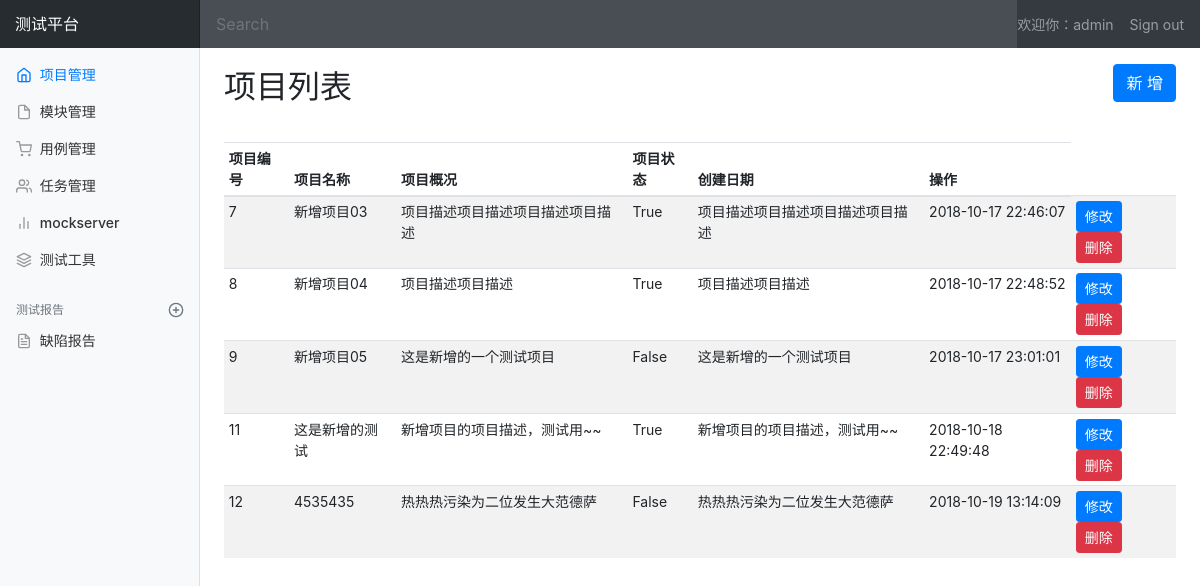
Page /manage/project_manage/ (signed in) on the earlier database version.
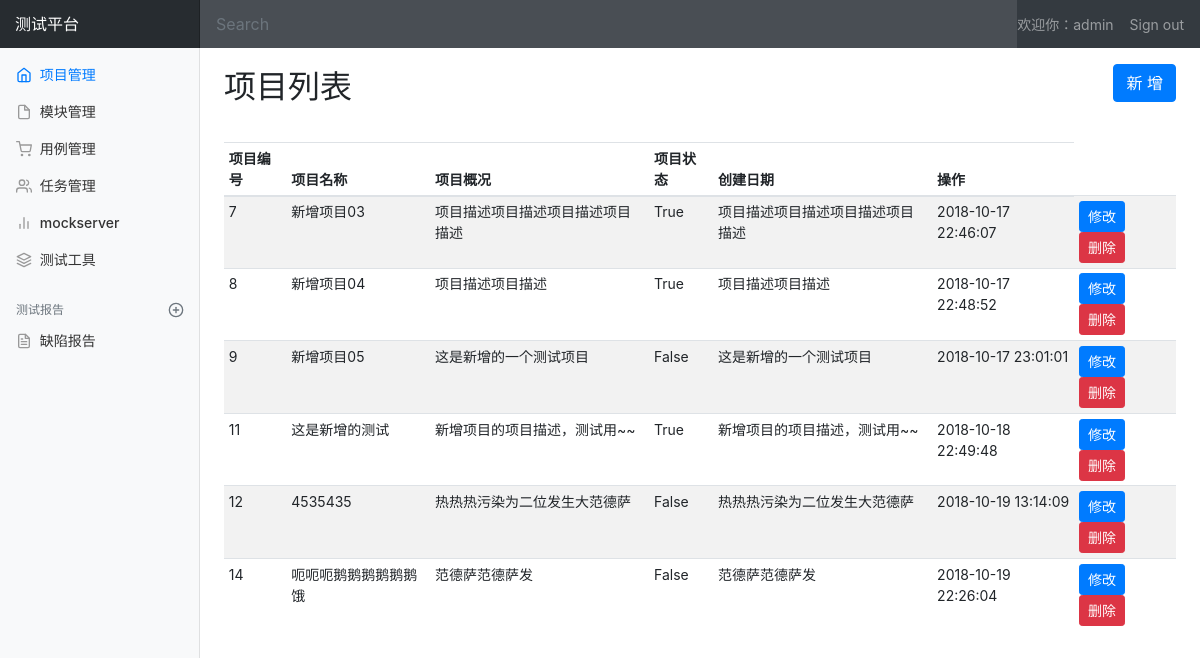
Same page on the later database version.
### project_app/models.py (models this page shows, shortened)
class Project(models.Model):
    name = models.CharField("项目名称", max_length=100, blank=False, default="")
    describe = models.TextField("项目描述", default="")
    status = models.BooleanField("项目状态", default=True)
    create_time = models.DateTimeField("创建时间", auto_now=True)

### project_app/views/project_views.py (the view)
# urls.py: path('project_manage/', project_views.project_list, name='project_list'),
@login_required
def project_list(request):
    username = request.session.get('u', None)
    return render(request, 'project_app/project_manage.html', {'user': username, 'type': 'list', 'project_list': Project.objects.all()})

### templates/project_app/project_manage.html (shortened to what the changed rows need)
{% extends 'base.html' %}
{% block css %}
  {% load static %}
  <link rel="stylesheet" type="text/css" href="{% static 'css/project_manage.css' %}">
{% endblock %}
{% block body%}
  <div class="container-fluid">
      <div class="row">
        <main role="main" class="col-md-9 ml-sm-auto col-lg-10 pt-3 px-4">
          {% if type == 'list' %}
          <div class="d-flex justify-content-between flex-wrap flex-md-nowrap align-items-center pb-2 mb-3">
            <h1 class="h2">项目列表</h1>
          </div>
          <div class="table-responsive">
            <table class="table table-striped table-sm">
              <thead>
                <tr>
                  <th>项目编号</th>
                  <th>项目名称</th>
                  <th>项目概况</th>
                  <th>项目状态</th>
                  <th>创建日期</th>
                  <th>操作</th>
                </tr>
              </thead>
              <tbody>
                {% for project in project_list %}
                  <tr>
                    <td>{{ project.id }}</td>
                    <td>{{ project.name }}</td>
                    <td>{{ project.describe }}</td>
                    <td>{{ project.status}}</td>
                    <td>{{ project.describe }}</td>
                    <td>{{project.create_time|date:"Y-m-d H:i:s"}}</td>
                    <td>
                      <a href="/manage/edit_project/{{project.id}}/" class="btn btn-sm btn-primary">修改</a>
                      <a href="/manage/delete_project/{{project.id}}/" class="btn btn-sm btn-danger">删除</a>
                    </td>
                  </tr>
                {% endfor %}
              </tbody>
            </table>
          </div>
          {% endif %}
        </main>
      </div>
    </div>
{% endblock %}

Differences in the rows shown:
added Project: id "14", name "呃呃呃鹅鹅鹅鹅鹅鹅饿", describe "范德萨范德萨发", status "False", create_time "2018-10-19 22:26:04"
